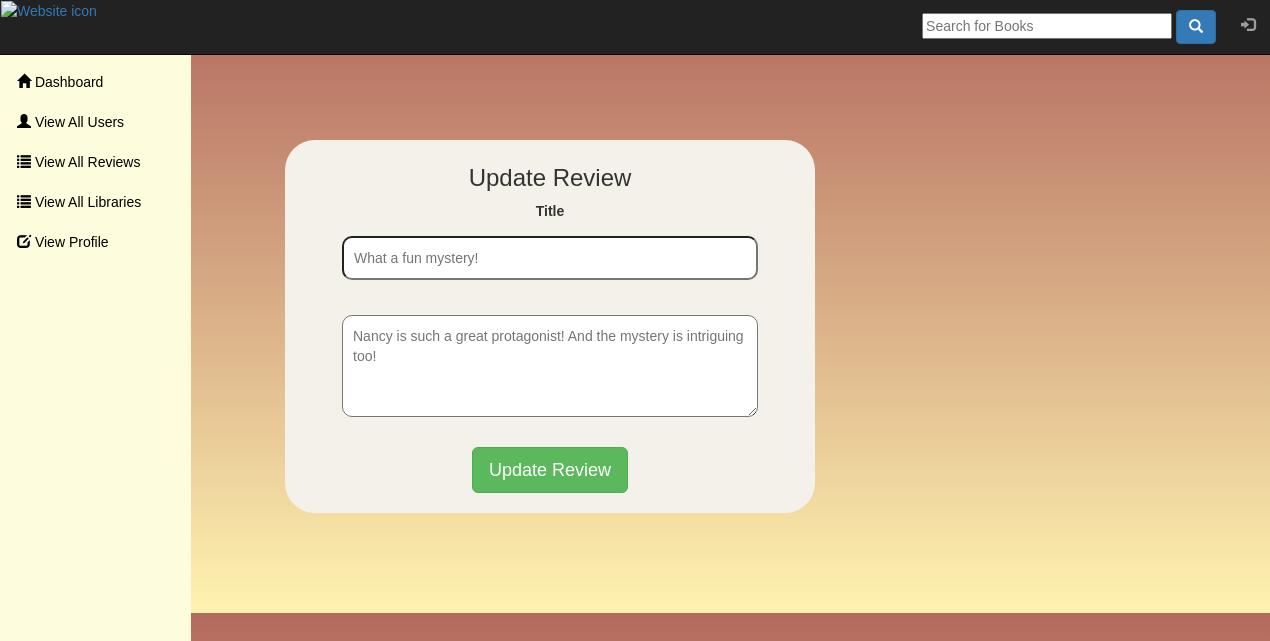
The page /edit_review.php?id=1 (signed in) on the database its author committed.
### tables this page shows
CREATE TABLE `review` (
  `review_id` int(11) NOT NULL,
  `user_id` int(11) NOT NULL,
  `book_id` varchar(14) NOT NULL,
  `title` varchar(50) DEFAULT NULL,
  `description` varchar(255) DEFAULT NULL
);

### edit_review.php (the view, shortened to what this page needs)
<?php
    include 'database.php';
    include('header.php');
	extract($_GET);
	$review=$id;
	$sql = "SELECT * FROM `review` WHERE review_id='$review'";
	$review_info= mysqli_query($conn,$sql);
	$array=mysqli_fetch_row($review_info);
?>
<!DOCTYPE html>
<html lang="en">
<head>
</head>
<body style="text-align:center;background-image:linear-gradient(#b36a5e,#fff3b0);">
	<div class="container">
		<div class="card">
			<form action="" method="post" enctype="multipart/form-data">
				<div class="Xform">
					<h3>Update Review</h3>
					<div class="form-group">
					   <div class="form-outline"><label class="form-label" for="title">Title</label></div>
						<input class="form-input" type="text" name="title" placeholder="<?php echo $array[3] ?>" style="border-radius:10px;" required >
					</div>
					<div class="form-group">
						<textarea class="form-input" name="description" maxlength="255" style="border-radius:10px;" placeholder="<?php echo $array[4] ?>" rows="4" cols="50"></textarea>
					</div>
					<div class="form-group">
						<button type="submit" name="save" class="btn btn-success btn-lg">Update Review</button>
					</div>
				</div>
			</form>
			</div>
		</div>
	</body>
</html>

### header.php (style rules this page uses)
* { font-family: "Verdana", sans-serif; }
body { margin-left: 90px; width:80%; }
.card { margin-left:80px; }
h3 { text-align:center; }

### edit_review.php (style rules this page uses)
label { width: 30%; }
.Xform { background-color:#F4F1EA; margin:10rem; height:50%; border-radius:30px; PADDING:5px; width:50%; }
.form-input { width:80%; padding:1rem; margin:1rem; border-radius:10px; }

### rows shown on the page
review: title "What a fun mystery!", description "Nancy is such a great protagonist! And the mystery is intriguing too!"
